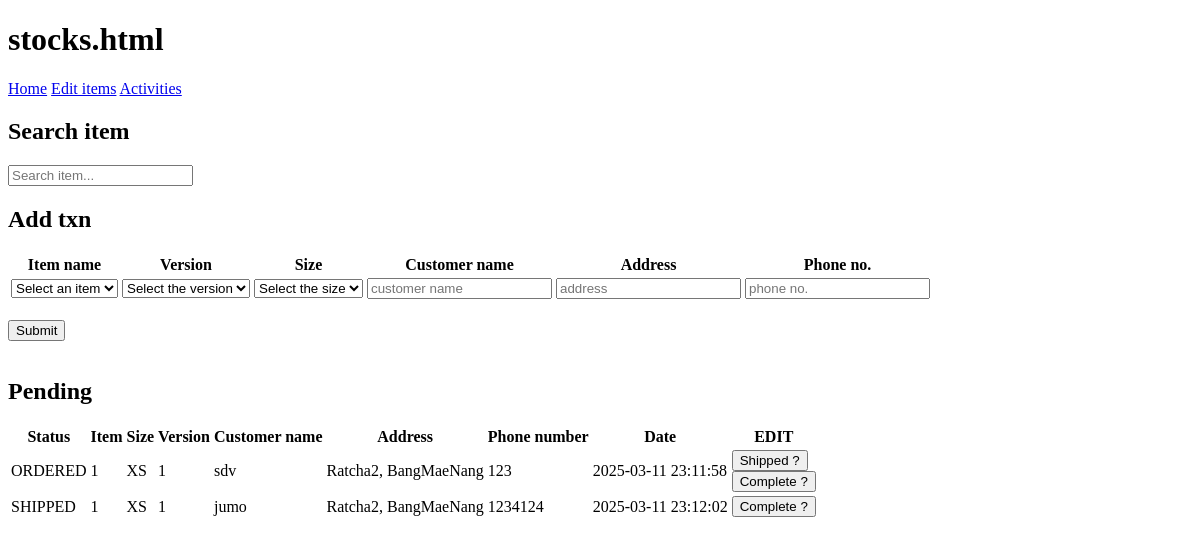
Before: /stocks with the older database file.
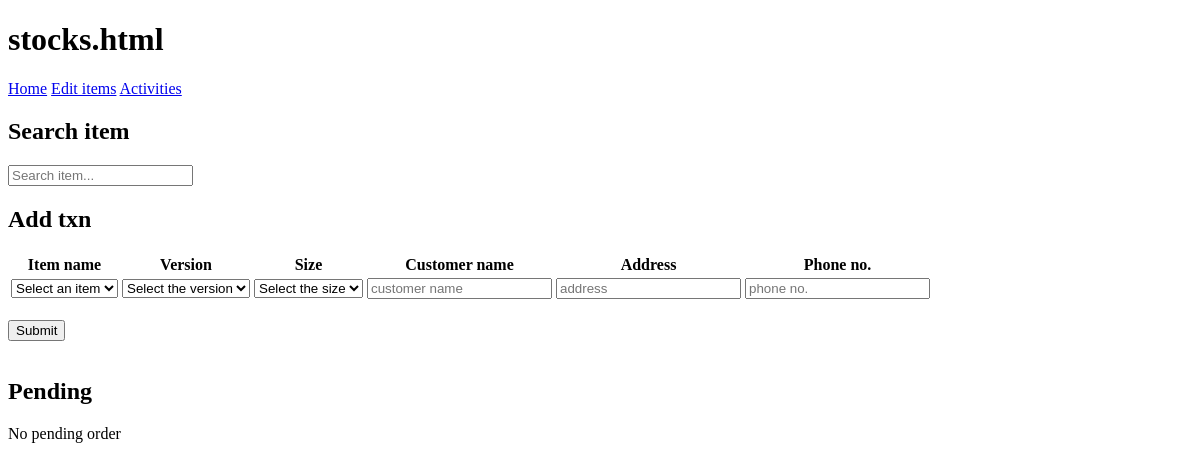
After: the same page with the newer database file.
### tables this page shows
CREATE TABLE "activities"
(
    ID           INTEGER
        primary key autoincrement,
    Status       TEXT default 'ORDERED' not null,
    Item         TEXT                   not null,
    Size         TEXT                   not null,
    Version      TEXT                   not null,
    CustomerName TEXT                   not null,
    Address      TEXT                   not null,
    PhoneNumber  NUMERIC                not null,
    Date         CURRENT_TIMESTAMP      not null,
    item_id      integer                not null
);

### app.py (the view, shortened to what this page needs)
@app.route('/stocks', methods=['GET', 'POST'])
def stocks():
    con = sqlite3.connect("endless.db")
    con.row_factory = sqlite3.Row
    db = con.cursor()
    name_and_version = db.execute("SELECT * FROM items ORDER BY Item").fetchall()
    activities = db.execute("SELECT * FROM activities").fetchall()
    size = db.execute("SELECT Size FROM sizes").fetchall()
    size_and_stocks = db.execute("SELECT * FROM size_and_stocks")
    if request.method == 'POST' and 'submit_txn' in request.form:
        item_name = request.form.get("item_name")
        size = request.form.get("size")
        version = request.form.get("version")
        customer = request.form.get("customer_name")
        address = request.form.get("address")
        phone = request.form.get("phone_no")
        phone = int(phone)
        if size == 'XS':
            sizeID = 1
        elif size == 'S':
            sizeID = 2
        elif size == 'M':
            sizeID = 3
        elif size == 'L':
            sizeID = 4
        elif size == 'XL':
            sizeID = 5
        elif size == 'XXL':
            sizeID = 6
        else:
            return render_template('stocks.html', message="invalid size")
        if not item_name or not size or not version or not customer or not address or not phone:
            return render_template('stocks.html', message="Please fill out all the fields")
        if phone <= 0:
            return render_template('stocks.html', message="Please enter the valid number")
        item_id = db.execute("SELECT ID FROM items WHERE Item = ? AND Version = ?", (item_name, version)).fetchall()
        item_id = item_id[0][0]
        if not item_id:
            return render_template('stocks.html', message="Item not found")
        quantity = db.execute(
            "SELECT Quantity from size_and_stocks JOIN sizes ON size_and_stocks.size_id = sizes.ID WHERE item_id = ? AND sizes.Size = ?",
            (item_id, size)).fetchall()
        quantity = quantity[0][0]
        if quantity < 1:
            flash("Out of stock")
            return redirect(url_for('stocks'))
        else:
            item_id = db.execute("SELECT ID FROM items WHERE Item = ? AND Version = ?", (item_name, version)).fetchall()
            quantity = quantity - 1
            db.execute("UPDATE size_and_stocks SET Quantity = ? WHERE item_id = ? AND size_id = ?",
                       (quantity, item_id[0][0], sizeID))
            db.execute(
                "INSERT INTO activities(Item,Size,Version,CustomerName,Address,PhoneNumber, Date, item_id) VALUES(?,?,?,?,?,?,DATETIME('now'),?)",
                (item_name, size, version, customer, address, phone, item_id[0][0]))
            con.commit()
            return redirect(url_for('stocks'))
    else:
        txn_query = db.execute("""
        SELECT * FROM activities
        WHERE Status <> ?
    """, ("COMPLETED",)).fetchall()
        return render_template('stocks.html', stocks=size_and_stocks, items=name_and_version, activities=activities,
                               size=size, txn_query=txn_query)

### templates/stocks.html (shortened to what this page needs)
<!DOCTYPE html>
<html lang="en">
<head>
</head>
<header>
    <h1>stocks.html</h1>
</header>
<body>
<a href="/">Home</a>
<a href="/edit_item">Edit items</a>
<a href="/activities">Activities</a>
<div>
    <h2>Search item</h2>
    <input type="search" placeholder="Search item..." id="INDEX">
</div>
<h2>Add txn</h2>
<form method="POST">
    <table>
        <thead>
        <th>Item name</th>
        <th>Version</th>
        <th>Size</th>
        <th>Customer name</th>
        <th>Address</th>
        <th>Phone no.</th>
        </thead>
        <tbody>
        <tr>
            <td>
                <select name="item_name" required>
                    <option selected="selected" value="">Select an item</option>
                </select>
            </td>
            <td>
                <select name="version" required>
                    <option selected="selected" value="">Select the version</option>
                </select>
            </td>
            <td>
                <select name="size" required>
                    <option selected="selected" value="">Select the size</option>
                </select>
            </td>
            <td>
                <input type="text" name="customer_name" placeholder="customer name" required>
            </td>
            <td>
                <input type="text" name="address" placeholder="address" required>
            </td>
            <td>
                <input type="number" name="phone_no" placeholder="phone no." required>
            </td>
        </tr>
        </tbody>
    </table>
    <br>
    <button type="submit" name="submit_txn">Submit</button>
</form>
<br>
<h2>Pending</h2>
{% set ns = namespace(ifPending=False) %}
{% for pending in txn_query %}
    {% if pending.Status == 'SHIPPED' or pending.Status == 'ORDERED' %}
        {% set ns.ifPending = True %}
    {% endif %}
{% endfor %}
{% if not txn_query %}
    <p>No pending order</p>
{% elif ns.ifPending %}
    <table id="pendingTable">
        <thead>
        <th>Status</th>
        <th>Item</th>
        <th>Size</th>
        <th>Version</th>
        <th>Customer name</th>
        <th>Address</th>
        <th>Phone number</th>
        <th>Date</th>
        <th>EDIT</th>
        </thead>
        <tbody id="tbody-status">
        {% for pending in txn_query %}
            {% if pending.Status == 'SHIPPED' or pending.Status == 'ORDERED' %}
                <tr>
                    <td>{{ pending.Status }}</td>
                    <td>{{ pending.Item }}</td>
                    <td>{{ pending.Size }}</td>
                    <td>{{ pending.Version }}</td>
                    <td>{{ pending.CustomerName }}</td>
                    <td>{{ pending.Address }}</td>
                    <td>{{ pending.PhoneNumber }}</td>
                    <td>{{ pending.Date }}</td>
                    <td>
                        {% if pending.Status != "SHIPPED" %}
                            <form method="POST">
                                <button name="ship">Shipped ?</button>
                            </form>
                        {% endif %}
                        <form method="POST">
                            <button name="complete">Complete ?</button>
                        </form>
                    </td>
                </tr>
            {% endif %}
        {% endfor %}
        </tbody>
    </table>
{% else %}
    <p>No pending order</p>
{% endif %}
</body>
</html>

Changed rows visible on the page:
removed activities: Status "ORDERED", Item "1", Size "XS", Version "1", CustomerName "sdv", Address "Ratcha2, BangMaeNang", PhoneNumber "123", Date "2025-03-11 23:11:58"
removed activities: Status "SHIPPED", Item "1", Size "XS", Version "1", CustomerName "jumo", Address "Ratcha2, BangMaeNang", PhoneNumber "1234124", Date "2025-03-11 23:12:02"
Other visible differences:
text no longer shown: "Status Item Size Version Customer name Address Phone number Date EDIT"
text now shown: "No pending order"
